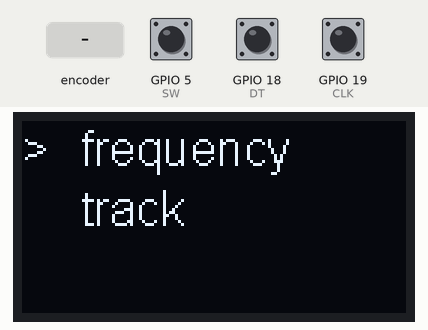
The sketch below on a simulated ESP8266 (NodeMCU). Shown: 128×64 one-colour display. The test bench sets the inputs (shaded band); at power-on: GPIO 5 (SW) HIGH, GPIO 18 (DT) HIGH, GPIO 19 (CLK) HIGH.

Above: at 1.2 s.
1.3 s: GPIO 5 (SW) pulled LOW for 0.15 s
At 2.6 s:
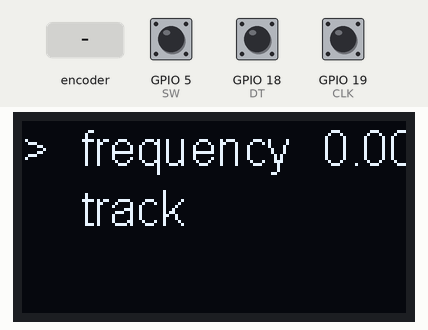
3.0 s: rotary encoder on GPIO 19 (CLK) / GPIO 18 (DT) turned 3 steps (first pin leading)
At 4.7 s:
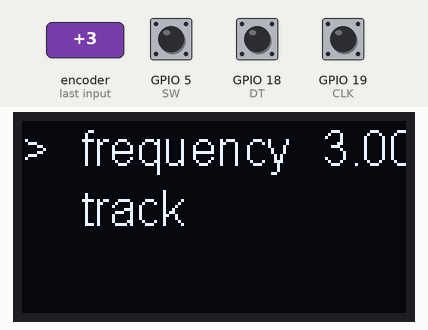
5.1 s: rotary encoder on GPIO 19 (CLK) / GPIO 18 (DT) turned 1 step (first pin leading)
At 5.8 s:
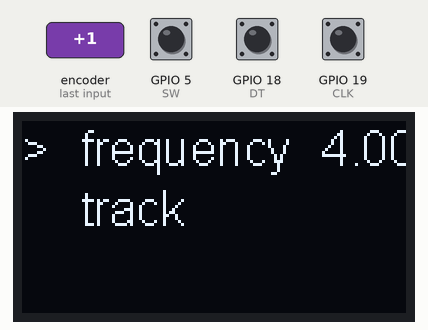
6.8 s: GPIO 5 (SW) pulled LOW for 1 s
At 8.4 s:
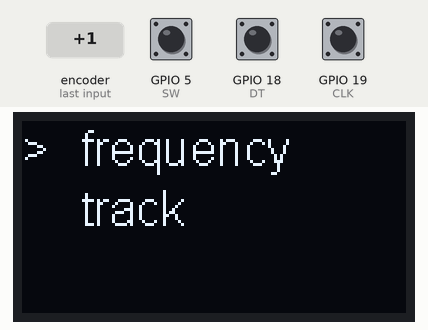
9.3 s: GPIO 5 (SW) pulled LOW for 3.2 s
At 13.8 s:
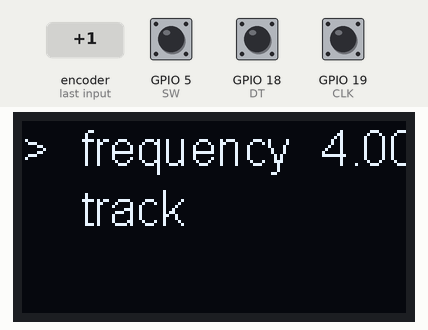
Timing chart, 0 to 15.0 s (numbered marks = the images above; inputs shaded):
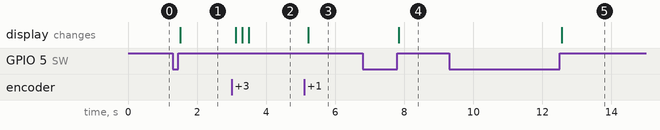

The sketch:

encoderMenu.ino
```cpp
#include "SSD1306Wire.h"        // legacy: #include "SSD1306.h"

//rotary encoder

#define CLK 19
#define DT 18
#define SW 5


SSD1306Wire display(0x3c,SDA,SCL);   // ADDRESS, SDA, SCL  -  SDA and SCL usually populate automatically based on your board's pins_arduino.h e.g. https://github.com/esp8266/Arduino/blob/master/variants/nodemcu/pins_arduino.h

////////////////////////////////////
//   MENU FUNCTIONS
////////////////////////////////////

void displayMenuItem(uint16_t x,uint16_t y, String s){
 display.drawString(x,y,s);
display.display();
// Serial.println(c);
}


/////////////////////////////////////////////
// THE FUNCTIONS CALLED FROM THE MENU
////////////////////////////////////////////
float frequency=0;
float track=1;

void freqUp(float* v){
  if(*v<255)*v+=1;
  else *v=0;
}
void freqDown(float* v){
  if(*v>0)*v-=1;
  else *v = 255;
}

void trackUp(float *v){
  if(*v<255)*v+=10;
  else *v=0;
}

void trackDown(float *v){
  if(*v>0)*v-=10;
  else *v=255;
}

////////////////////////////////////////////////////////////
//   MENU BEGINS
//  these 2 classes are the whole menu
//  this is for each menu item
//////////////////////////////////////////////////////////////

struct lcdMenuItem{
    bool active=false;
    const char *label;
    float *value;
    void (*downFunc)(float*)=NULL;
    void (*upFunc)(float*)=NULL;
};
////////////////////////////////////
// ROOT OF MENU
///////////////////////////////////

class lcdMenu{
  public:
    int len=0;
    int select=0;
    void (*displayFunc)(uint16_t, uint16_t,String)=NULL;
    bool updateMenu=true,lcdUpSelected=false,lcdDownSelected=false;
    lcdMenuItem *menu[16];

    lcdMenu(void (*displaytextfunction)(uint16_t, uint16_t,String)){
      len=0;
      select=0;
      displayFunc=displaytextfunction;
     }

    void lcdDisplay(){
      display.clear();
      int x=20;
      int y=0;
      for(uint8_t i=0;i<len;i++){
        if(i==select)displayFunc(0,y,">");
        displayFunc(x,y,menu[i]->label);
        if(menu[i]->active)displayFunc(100,y,String(*menu[i]->value));
        y+=20;
      }
      updateMenu=false;
    }
    void serialDisplay(){

      for(uint8_t i=0;i<len;i++){
        if(i==select){
          if(menu[select]->active)Serial.print(">");
          else Serial.print("#");
        }
        else Serial.print(" ");
        Serial.print(menu[i]->label);
        if(menu[i]->active){
          Serial.print("   ");
          Serial.print(*menu[i]->value);
        }
        Serial.println();
      }
      Serial.println("\n\n");
      updateMenu=false;
    }
    void lcdAddMenu(const char *t,void (*up)(float*),void (*down)(float*),float *v){
      menu[len]=new lcdMenuItem;
      menu[len]->label=t;
      menu[len]->upFunc=up;
      menu[len]->downFunc=down;
      menu[len]->value=v;
      len++;
    }
    void lcdUp(){
       if(menu[select]->active==true)menu[select]->upFunc(menu[select]->value);
       else {
        if(select<len-1)select++;
        else select=0;
       }
      updateMenu=true;
      lcdUpSelected=false;
    }
    void lcdDown(){
       if(menu[select]->active==true)menu[select]->downFunc(menu[select]->value);
       else{
        if(select>0) select--;
        else select=len-1;
       }
      updateMenu=true;
      lcdDownSelected=false;
    }
    void lcdSelect(){
      if(menu[select]->active)menu[select]->active=false;
      else menu[select]->active=true;
      updateMenu=true;
    }
};

////////////////////////////////////////
//  DECLARE MENU
////////////////////////////////////////

lcdMenu mainMenu(displayMenuItem);


///////////////////////////////////////////
// CHANGE INTERRUPTS
///////////////////////////////////////////

 void IRAM_ATTR updateEncoder(){

  static uint8_t currentStateCLK;
  static uint8_t lastStateCLK;
	// Read the current state of CLK
	currentStateCLK = digitalRead(CLK);

	if (currentStateCLK != lastStateCLK  && currentStateCLK == 1){
		if (digitalRead(DT) != currentStateCLK) {
    mainMenu.lcdUpSelected=true;
		} else {
    mainMenu.lcdDownSelected=true;
		}
	}
	lastStateCLK = currentStateCLK;
};

void IRAM_ATTR switchPress(){

    mainMenu.lcdSelect();
}

void setup() {
frequency=0;
 track=0;

  Serial.begin(115200);

///////////////////////////////////
//  ADD MENUITEMS TO MENU
////////////////////////////////////
  mainMenu.lcdAddMenu("frequency",freqUp,freqDown,&frequency);
  mainMenu.lcdAddMenu("track",trackUp,trackDown,&track);

//////////////////////////////////////
//  ROTARY ENCODER
/////////////////////////////////////////

  pinMode(CLK,INPUT);
  pinMode(DT,INPUT);
  pinMode(SW, INPUT_PULLUP);
  attachInterrupt(CLK, updateEncoder, CHANGE);
  attachInterrupt(DT, updateEncoder, CHANGE);
  attachInterrupt(SW, switchPress,RISING);

//  DISPLAY

  display.init();
  display.setFont(ArialMT_Plain_16);
  display.setTextAlignment(TEXT_ALIGN_LEFT);
  mainMenu.lcdDisplay();

}

void loop() {

  if(mainMenu.updateMenu)mainMenu.lcdDisplay();
  if(mainMenu.lcdUpSelected)mainMenu.lcdUp();
  else if(mainMenu.lcdDownSelected)mainMenu.lcdDown();
  delay(10);
}
```

Measured:
- after the input at 1.3 s, the display: changes after 0.21 s (image 1)
- after the input at 3.0 s, the display: first changes after 0.12 s (image 2 shows a later state)
- after the input at 5.1 s, the display: changes after 0.13 s (image 3)
- after the input at 6.8 s, the display: changes after 1.0 s (image 4)
- after the input at 9.3 s, the display: changes after 3.3 s (image 5)
